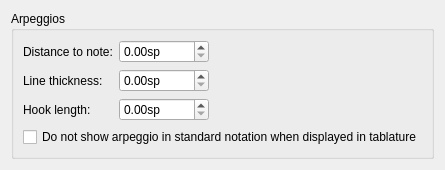
      <widget class="QWidget" name="PageArpeggios">
       <layout class="QVBoxLayout" name="verticalLayout_15">
        <property name="spacing">
         <number>0</number>
        </property>
        <item>
         <widget class="QGroupBox" name="groupBox_arpeggios">
          <property name="title">
           <string>Arpeggios</string>
          </property>
          <property name="flat">
           <bool>false</bool>
          </property>
          <layout class="QGridLayout" name="gridLayout_31">
           <item row="2" column="0">
            <widget class="QLabel" name="label_28">
             <property name="text">
              <string>Hook length:</string>
             </property>
             <property name="alignment">
              <set>Qt::AlignLeading|Qt::AlignLeft|Qt::AlignVCenter</set>
             </property>
             <property name="buddy">
              <cstring>arpeggioHookLen</cstring>
             </property>
            </widget>
           </item>
           <item row="0" column="1">
            <widget class="QDoubleSpinBox" name="arpeggioNoteDistance">
             <property name="suffix">
              <string>sp</string>
             </property>
             <property name="maximum">
              <double>99999.000000000000000</double>
             </property>
             <property name="singleStep">
              <double>0.200000000000000</double>
             </property>
            </widget>
           </item>
           <item row="2" column="1">
            <widget class="QDoubleSpinBox" name="arpeggioHookLen">
             <property name="suffix">
              <string>sp</string>
             </property>
             <property name="maximum">
              <double>99999.000000000000000</double>
             </property>
             <property name="singleStep">
              <double>0.100000000000000</double>
             </property>
            </widget>
           </item>
           <item row="1" column="1">
            <widget class="QDoubleSpinBox" name="arpeggioLineWidth">
             <property name="suffix">
              <string>sp</string>
             </property>
             <property name="maximum">
              <double>99999.000000000000000</double>
             </property>
             <property name="singleStep">
              <double>0.010000000000000</double>
             </property>
            </widget>
           </item>
           <item row="1" column="0">
            <widget class="QLabel" name="label_27">
             <property name="text">
              <string>Line thickness:</string>
             </property>
             <property name="buddy">
              <cstring>arpeggioLineWidth</cstring>
             </property>
            </widget>
           </item>
           <item row="0" column="0">
            <widget class="QLabel" name="label_26">
             <property name="text">
              <string>Distance to note:</string>
             </property>
             <property name="buddy">
              <cstring>arpeggioNoteDistance</cstring>
             </property>
            </widget>
           </item>
           <item row="3" column="0" colspan="3">
            <widget class="QCheckBox" name="arpeggioHiddenInStdIfTab">
             <property name="text">
              <string>Do not show arpeggio in standard notation when displayed in tablature</string>
             </property>
            </widget>
           </item>
           <item row="0" column="2">
            <spacer name="horizontalSpacer_35">
             <property name="orientation">
              <enum>Qt::Horizontal</enum>
             </property>
             <property name="sizeHint" stdset="0">
              <size>
               <width>0</width>
               <height>0</height>
              </size>
             </property>
            </spacer>
           </item>
          </layout>
         </widget>
        </item>
        <item>
         <spacer name="verticalSpacer_8">
          <property name="orientation">
           <enum>Qt::Vertical</enum>
          </property>
          <property name="sizeHint" stdset="0">
           <size>
            <width>0</width>
            <height>0</height>
           </size>
          </property>
         </spacer>
        </item>
       </layout>
      </widget>
